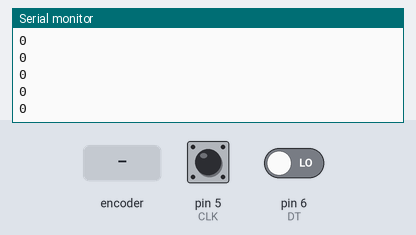
Bench run of a sketch on a simulated Arduino Uno, built with avr-gcc and run on an emulated ATmega328P. On the bench: the last lines printed to the serial monitor. The inputs (shaded band) are chosen by the test bench; at power-on: pin 5 (CLK) HIGH, pin 6 (DT) LOW.

Above: at 1.2 s.
1.3 s: rotary encoder on pin 5 (CLK) / pin 6 (DT) turned 1 step (first pin leading)
At 2.4 s:
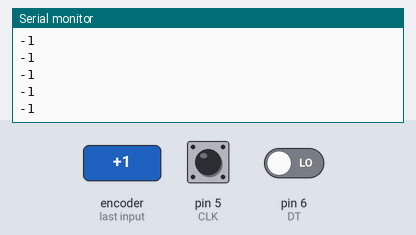
3.0 s: rotary encoder on pin 5 (CLK) / pin 6 (DT) turned 3 steps (first pin leading)
At 3.6 s:
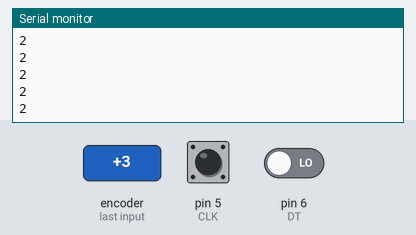
Timing chart, 0 to 6.0 s (numbered marks = the images above; inputs shaded):
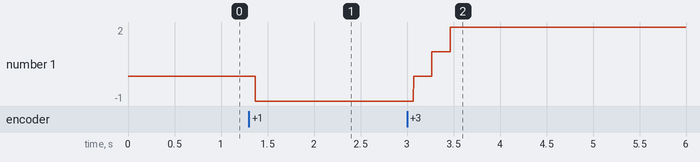

Measured:
- after the input at 1.3 s, the serial monitor: prints a new line after 0.07 s (image 1)
- after the input at 3.0 s, the serial monitor: prints a new line after 0.27 s (image 2)
- plotted number 1: 0 → -1 after the input at 1.3 s, -1 → 2 after the input at 3.0 s

The sketch:

Read_Rotary_Encoder.ino
```cpp
int CLK = 5;
int DT = 6;
int SW = 7;
int turning = 0; //-1 = CCW; 0 = not turning; 1 = CW
int count = 0;

void setup() {
  pinMode(CLK,INPUT);
  pinMode(DT,INPUT);
  pinMode(SW,INPUT);
  Serial.begin(9600);
}

void loop() {
  if (digitalRead(CLK)==0 && turning==0) {
    if (digitalRead(DT)==1)
      turning = 1;
    else
      turning = -1;
    count += turning;
  }
  else if (digitalRead(CLK)==1)
    turning = 0;
  Serial.println(count);
}
```
